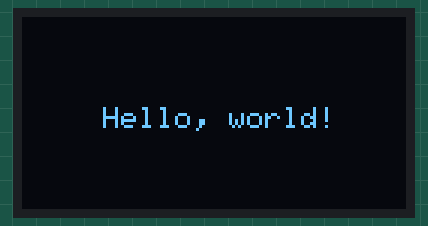
This sketch was run on a simulated ESP32. Shown: 128×64 one-colour display. WiFi joins after 1.5 s; servers stay silent unless stated; uploads are accepted with an empty reply; what the sketch prints to the serial monitor is not drawn.

Above: at 0.1 s.
At 1.9 s:
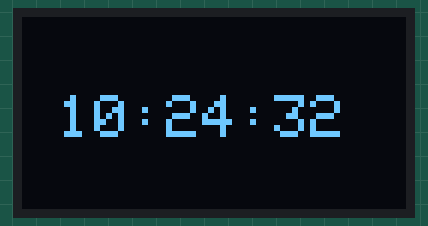
At 10.9 s:
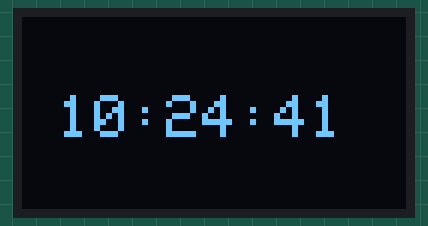
At 20.9 s:
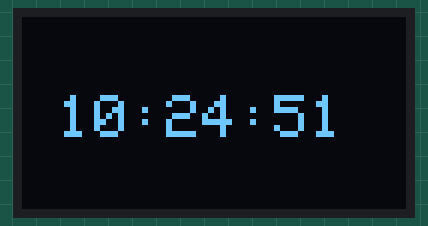
At 29.9 s:
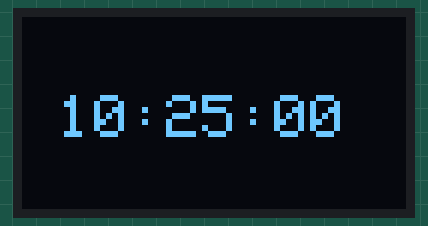
At 38.9 s:
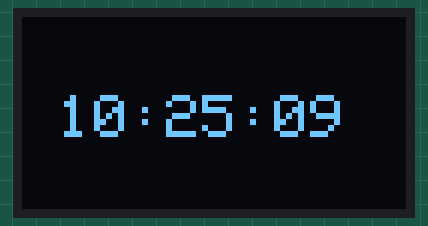

Measured:
- what the display in image 0 shows lasts 1.7 s, from 0.1 s to 1.8 s
- what the display in image 1 shows lasts 1.0 s, from 1.8 s to 2.8 s

The sketch:

OledNtpClock.ino
```cpp
/*
 Name:		OledNtpClock.ino
 Created:	10/20/2018 2:48:52 AM
 Author:	flynn
*/

#include "WiFi.h"
#include "WiFiUdp.h"
#include "TimeLib.h"

#include "ArduinoJson.h"
#include "HTTPClient.h"

#include "Wire.h"
#include "Adafruit_SSD1306.h"
#include "Adafruit_GFX.h"

//WiFi config
char* ssid = "*";
char* password = "*";

const char* ntpServer = "pool.ntp.org";
long  gmtOffset_sec = 0;

WiFiUDP udp;

//Time
time_t Time;
time_t prevDisplay = 0;


//buffer
// the response for the time is int the first 48 bits
#define NTP_PACKET_SIZE 48
byte packetBuffer[NTP_PACKET_SIZE];

//gmt offset api key
const char* timeZoneApiKey = "http://api.timezonedb.com/v2/get-time-zone?key=2ZVJKMES2VF7&format=json&fields=gmtOffset,dst&by=zone&zone=Australia/Melbourne";

bool isConnected = false;

//how many times sync fails in a row
int syncFailCount = 0;

// OLED i2c SSD1306 setup
#define OLED_ADDRESS 0x3C

Adafruit_SSD1306 oled(-1); // -1 for no reset pin

						   // 128 x 64 pixel display
#if (SSD1306_LCDHEIGHT != 64)
#error("Height incorrect, please fix Adafruit_SSD1306.h!");
#endif

						   //sends request to NTP server
unsigned long sendNTPpacket(const char* t_serverName)
{
	//turns server name into an ip
	IPAddress NTPaddress;
	WiFi.hostByName(t_serverName, NTPaddress);

	//clear the buffer
	memset(packetBuffer, 0, NTP_PACKET_SIZE);

	//settings
	packetBuffer[0] = 0b11100011;   // LI 11, Version 100, Mode 011
	packetBuffer[1] = 0;     // Stratum, or type of clock
	packetBuffer[2] = 6;     // Polling Interval
	packetBuffer[3] = 0xEC;  // Peer Clock Precision
							 // 8 bytes of zero for Root Delay & Root Dispersion
	packetBuffer[12] = 49;
	packetBuffer[13] = 0x4E;
	packetBuffer[14] = 49;
	packetBuffer[15] = 52;

	//sends packet
	udp.beginPacket(NTPaddress, 123);
	udp.write(packetBuffer, NTP_PACKET_SIZE);
	udp.endPacket();
}

//returns unix time
time_t getNTPTime()
{
	// may need to discard/ clear buffer ??

	sendNTPpacket(ntpServer);

	uint32_t beginWait = millis();
	while (millis() - beginWait < 900)
	{
		if (udp.parsePacket() >= NTP_PACKET_SIZE)
		{
			//move incoming packet into the buffer
			udp.read(packetBuffer, NTP_PACKET_SIZE);

			//combine 4 bytes where the time is into one 32bit no#
			uint32_t NTPtime = ((packetBuffer[40] << 24) | (packetBuffer[41] << 16) | (packetBuffer[42] << 8) | packetBuffer[43]);
			Serial.print(": time sync");

			//reset fail counter
			syncFailCount = 0;

			//retune UNIX time (1970) with gmt offset
			return (NTPtime - 2208988800UL + gmtOffset_sec);
		}
	}
	//add a sync fail
	++syncFailCount;

	//returne the rtc time if it cant see the ntp reply
	Serial.print(": no NTP packet recived ");
	return 0;
}

//display time on serial
void digitalClockDisplay() {
	// digital clock display of the time
	//Serial.printf("\n %d:%02d:%02d", hour(), minute(), second());
	oled.clearDisplay();
	oled.setTextSize(2);
	oled.setTextColor(WHITE);
	oled.setCursor(20, 10);
	oled.printf("\n %d:%02d:%02d", hour(), minute(), second());
	oled.display();

}

//get the gmt offset
long getGMToffset(const char* t_apiKey)
{
	HTTPClient httpClient;
	httpClient.begin(t_apiKey);

	//check if there actully is any response
	if (httpClient.GET() > 0)
	{
		//creat buffer
		StaticJsonBuffer<200> jsonBuffer;

		//buffer will go out of scope and memory will be freed
		JsonObject& root = jsonBuffer.parseObject(httpClient.getString());

		//check if the response is ok
		if (root["status"] == "OK")
		{
			int gmtOffest = root["gmtOffset"];
			return gmtOffest;
		}
	}
	else
	{
		//return 0 if it was not able to get a response.
		return 0;
	}
}

//setup functions
void connectToWiFi()
{
	WiFi.disconnect();

	//set up WiFi
	WiFi.begin(ssid, password);
	Serial.printf("Connecting to: %s \n", ssid);
	while (WiFi.status() != WL_CONNECTED)
	{
		delay(250);
		Serial.print('.');
	}
	Serial.print("\n Connected");
}

void startUDP()
{
	udp.begin(123);
}

void setup()
{
	//set up display
	oled.begin(SSD1306_SWITCHCAPVCC, OLED_ADDRESS);
	oled.clearDisplay();
	oled.display();

	// display a line of text
	oled.setTextSize(1);
	oled.setTextColor(WHITE);
	oled.setCursor(27, 30);
	oled.print("Hello, world!");

	// update display with all of the above graphics
	oled.display();


	Serial.begin(115200);
	connectToWiFi();

	//set gmt offset
	gmtOffset_sec = getGMToffset(timeZoneApiKey);
	while (gmtOffset_sec == 0)
	{
		gmtOffset_sec = getGMToffset(timeZoneApiKey);
	}

	//set up the time sync
	setSyncProvider(getNTPTime);
	setSyncInterval(20);

}

void loop()
{
	if (now() != prevDisplay) { //update the display only if time has changed
		prevDisplay = now();
		digitalClockDisplay();

	}

	//look into fixing this with pointers so less variables are used.
	if (minute() == 0 && second() == 1)
	{
		long gmtbuff = getGMToffset(timeZoneApiKey);
		if (!gmtbuff)
			Serial.print("failed to get gmt offset");
		else
			gmtOffset_sec = gmtbuff;
	}

	//possable loss of wifi
	if (syncFailCount > 3)
	{
		//if (WiFi.status() == WL)
	}
}
```
